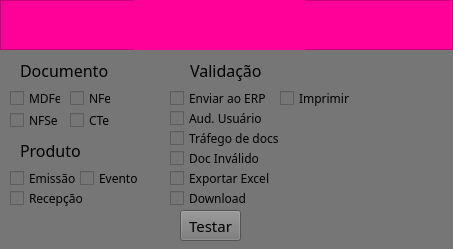
<?xml version="1.0" encoding="UTF-8"?>
<ui version="4.0">
 <class>Form</class>
 <widget class="QWidget" name="Form">
  <property name="geometry">
   <rect>
    <x>0</x>
    <y>0</y>
    <width>453</width>
    <height>249</height>
   </rect>
  </property>
  <property name="minimumSize">
   <size>
    <width>453</width>
    <height>249</height>
   </size>
  </property>
  <property name="maximumSize">
   <size>
    <width>453</width>
    <height>249</height>
   </size>
  </property>
  <property name="windowTitle">
   <string>Testes</string>
  </property>
  <layout class="QVBoxLayout" name="verticalLayout" stretch="0,0">
   <property name="spacing">
    <number>0</number>
   </property>
   <property name="leftMargin">
    <number>0</number>
   </property>
   <property name="topMargin">
    <number>0</number>
   </property>
   <property name="rightMargin">
    <number>0</number>
   </property>
   <property name="bottomMargin">
    <number>0</number>
   </property>
   <item>
    <widget class="QFrame" name="frame_2">
     <property name="maximumSize">
      <size>
       <width>16777215</width>
       <height>50</height>
      </size>
     </property>
     <property name="styleSheet">
      <string notr="true">background-color: rgb(255, 0, 153);</string>
     </property>
     <property name="frameShape">
      <enum>QFrame::StyledPanel</enum>
     </property>
     <property name="frameShadow">
      <enum>QFrame::Raised</enum>
     </property>
     <widget class="QLabel" name="label_5">
      <property name="geometry">
       <rect>
        <x>134</x>
        <y>-43</y>
        <width>171</width>
        <height>151</height>
       </rect>
      </property>
      <property name="text">
       <string/>
      </property>
      <property name="pixmap">
       <pixmap resource="../images/tela_teste.qrc">:/teste/testes.png</pixmap>
      </property>
      <property name="scaledContents">
       <bool>true</bool>
      </property>
     </widget>
    </widget>
   </item>
   <item>
    <widget class="QFrame" name="frame">
     <property name="styleSheet">
      <string notr="true">background-color: rgb(118, 118, 118);</string>
     </property>
     <property name="frameShape">
      <enum>QFrame::NoFrame</enum>
     </property>
     <property name="frameShadow">
      <enum>QFrame::Raised</enum>
     </property>
     <widget class="QCheckBox" name="cte_chck">
      <property name="geometry">
       <rect>
        <x>70</x>
        <y>60</y>
        <width>41</width>
        <height>21</height>
       </rect>
      </property>
      <property name="font">
       <font>
        <family>OMEGLE</family>
        <pointsize>9</pointsize>
       </font>
      </property>
      <property name="text">
       <string>CTe</string>
      </property>
     </widget>
     <widget class="QCheckBox" name="nfe_chck">
      <property name="geometry">
       <rect>
        <x>70</x>
        <y>40</y>
        <width>41</width>
        <height>17</height>
       </rect>
      </property>
      <property name="font">
       <font>
        <family>OMEGLE</family>
        <pointsize>9</pointsize>
       </font>
      </property>
      <property name="text">
       <string>NFe</string>
      </property>
     </widget>
     <widget class="QCheckBox" name="mdfe_chck">
      <property name="geometry">
       <rect>
        <x>10</x>
        <y>40</y>
        <width>51</width>
        <height>17</height>
       </rect>
      </property>
      <property name="font">
       <font>
        <family>OMEGLE</family>
        <pointsize>9</pointsize>
       </font>
      </property>
      <property name="text">
       <string>MDFe</string>
      </property>
     </widget>
     <widget class="QCheckBox" name="nfse_chck">
      <property name="geometry">
       <rect>
        <x>10</x>
        <y>60</y>
        <width>51</width>
        <height>21</height>
       </rect>
      </property>
      <property name="font">
       <font>
        <family>OMEGLE</family>
        <pointsize>9</pointsize>
       </font>
      </property>
      <property name="text">
       <string>NFSe</string>
      </property>
     </widget>
     <widget class="QLabel" name="Doc">
      <property name="geometry">
       <rect>
        <x>20</x>
        <y>10</y>
        <width>91</width>
        <height>21</height>
       </rect>
      </property>
      <property name="font">
       <font>
        <family>OMEGLE</family>
        <pointsize>12</pointsize>
       </font>
      </property>
      <property name="text">
       <string>Documento</string>
      </property>
     </widget>
     <widget class="QCheckBox" name="emissao_chck">
      <property name="geometry">
       <rect>
        <x>10</x>
        <y>120</y>
        <width>71</width>
        <height>17</height>
       </rect>
      </property>
      <property name="font">
       <font>
        <family>OMEGLE</family>
        <pointsize>9</pointsize>
       </font>
      </property>
      <property name="text">
       <string>Emissão</string>
      </property>
     </widget>
     <widget class="QCheckBox" name="recep_chck">
      <property name="geometry">
       <rect>
        <x>10</x>
        <y>140</y>
        <width>81</width>
        <height>17</height>
       </rect>
      </property>
      <property name="font">
       <font>
        <family>OMEGLE</family>
        <pointsize>9</pointsize>
       </font>
      </property>
      <property name="text">
       <string>Recepção</string>
      </property>
     </widget>
     <widget class="QCheckBox" name="event_chck">
      <property name="geometry">
       <rect>
        <x>80</x>
        <y>120</y>
        <width>71</width>
        <height>17</height>
       </rect>
      </property>
      <property name="font">
       <font>
        <family>OMEGLE</family>
        <pointsize>9</pointsize>
       </font>
      </property>
      <property name="text">
       <string>Evento</string>
      </property>
     </widget>
     <widget class="QLabel" name="Prod">
      <property name="geometry">
       <rect>
        <x>20</x>
        <y>90</y>
        <width>61</width>
        <height>21</height>
       </rect>
      </property>
      <property name="font">
       <font>
        <family>OMEGLE</family>
        <pointsize>12</pointsize>
       </font>
      </property>
      <property name="text">
       <string>Produto</string>
      </property>
     </widget>
     <widget class="QLabel" name="Prod_2">
      <property name="geometry">
       <rect>
        <x>190</x>
        <y>10</y>
        <width>71</width>
        <height>21</height>
       </rect>
      </property>
      <property name="font">
       <font>
        <family>OMEGLE</family>
        <pointsize>12</pointsize>
       </font>
      </property>
      <property name="text">
       <string>Validação</string>
      </property>
     </widget>
     <widget class="QCheckBox" name="manual_chck">
      <property name="geometry">
       <rect>
        <x>170</x>
        <y>40</y>
        <width>101</width>
        <height>17</height>
       </rect>
      </property>
      <property name="font">
       <font>
        <family>OMEGLE</family>
        <pointsize>9</pointsize>
       </font>
      </property>
      <property name="text">
       <string>Enviar ao ERP</string>
      </property>
     </widget>
     <widget class="QCheckBox" name="aud_chck">
      <property name="geometry">
       <rect>
        <x>170</x>
        <y>60</y>
        <width>101</width>
        <height>17</height>
       </rect>
      </property>
      <property name="font">
       <font>
        <family>OMEGLE</family>
        <pointsize>9</pointsize>
       </font>
      </property>
      <property name="text">
       <string>Aud. Usuário</string>
      </property>
     </widget>
     <widget class="QCheckBox" name="trafe_chck">
      <property name="geometry">
       <rect>
        <x>170</x>
        <y>80</y>
        <width>121</width>
        <height>17</height>
       </rect>
      </property>
      <property name="font">
       <font>
        <family>OMEGLE</family>
        <pointsize>9</pointsize>
       </font>
      </property>
      <property name="text">
       <string>Tráfego de docs</string>
      </property>
     </widget>
     <widget class="QCheckBox" name="inva_chck">
      <property name="geometry">
       <rect>
        <x>170</x>
        <y>100</y>
        <width>121</width>
        <height>17</height>
       </rect>
      </property>
      <property name="font">
       <font>
        <family>OMEGLE</family>
        <pointsize>9</pointsize>
       </font>
      </property>
      <property name="text">
       <string>Doc Inválido</string>
      </property>
     </widget>
     <widget class="QCheckBox" name="expo_chck">
      <property name="geometry">
       <rect>
        <x>170</x>
        <y>120</y>
        <width>121</width>
        <height>17</height>
       </rect>
      </property>
      <property name="font">
       <font>
        <family>OMEGLE</family>
        <pointsize>9</pointsize>
       </font>
      </property>
      <property name="text">
       <string>Exportar Excel</string>
      </property>
     </widget>
     <widget class="QCheckBox" name="down_chck">
      <property name="geometry">
       <rect>
        <x>170</x>
        <y>140</y>
        <width>81</width>
        <height>17</height>
       </rect>
      </property>
      <property name="font">
       <font>
        <family>OMEGLE</family>
        <pointsize>9</pointsize>
       </font>
      </property>
      <property name="text">
       <string>Download</string>
      </property>
     </widget>
     <widget class="QCheckBox" name="imprimir_chck">
      <property name="geometry">
       <rect>
        <x>280</x>
        <y>40</y>
        <width>71</width>
        <height>17</height>
       </rect>
      </property>
      <property name="font">
       <font>
        <family>OMEGLE</family>
        <pointsize>9</pointsize>
       </font>
      </property>
      <property name="text">
       <string>Imprimir</string>
      </property>
     </widget>
     <widget class="QPushButton" name="pushButton">
      <property name="geometry">
       <rect>
        <x>180</x>
        <y>160</y>
        <width>61</width>
        <height>31</height>
       </rect>
      </property>
      <property name="font">
       <font>
        <family>OMEGLE</family>
        <pointsize>11</pointsize>
       </font>
      </property>
      <property name="text">
       <string>Testar</string>
      </property>
     </widget>
    </widget>
   </item>
  </layout>
 </widget>
 <resources>
  <include location="../images/tela_teste.qrc"/>
  <include location="../../../../../../python39/Lib/site-packages/qt5_applications/Qt/images/tela_teste.qrc"/>
 </resources>
 <connections/>
</ui>
